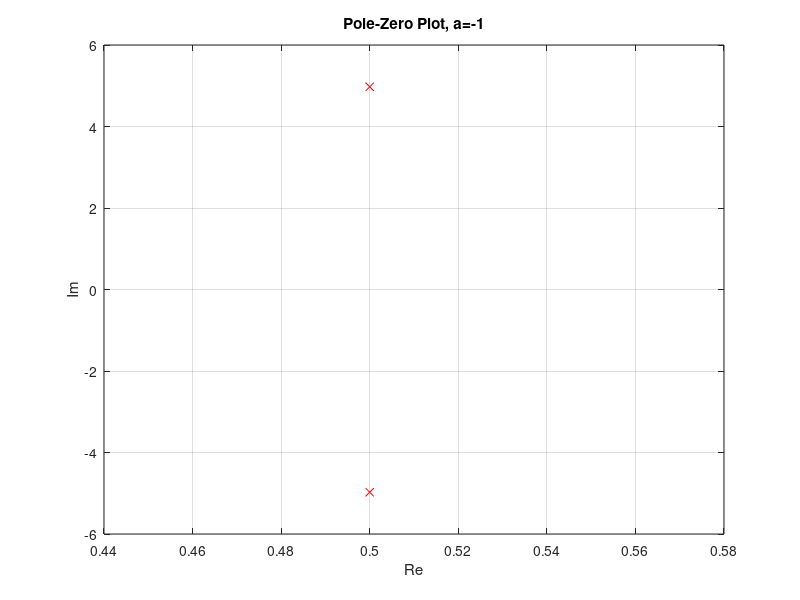

Here is the MATLAB script that generated this plot:
clear;


a = -1; % 控制正负号

num = 1;          % 分子系数
den = [1, a, 25]; % 分母系数
zs = roots(num);  % 零点集
ps = roots(den);  % 极点集

% 输出零极点图
figure(1)
plot(real(zs), imag(zs), 'or');
plot(real(ps), imag(ps), 'xr');
title(['Pole-Zero Plot, a=', num2str(a)]);
xlabel('Re');
ylabel('Im');
grid on;